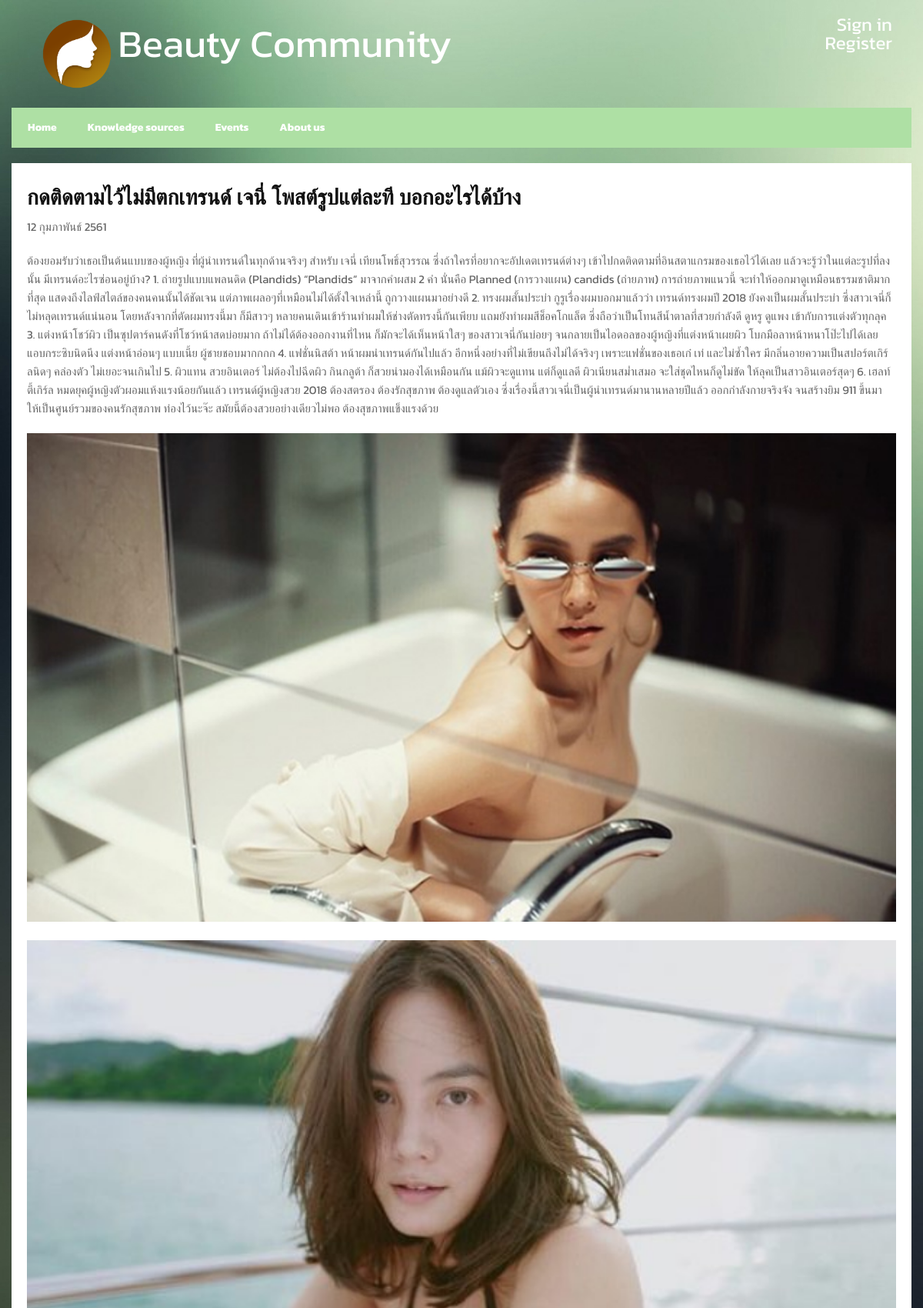
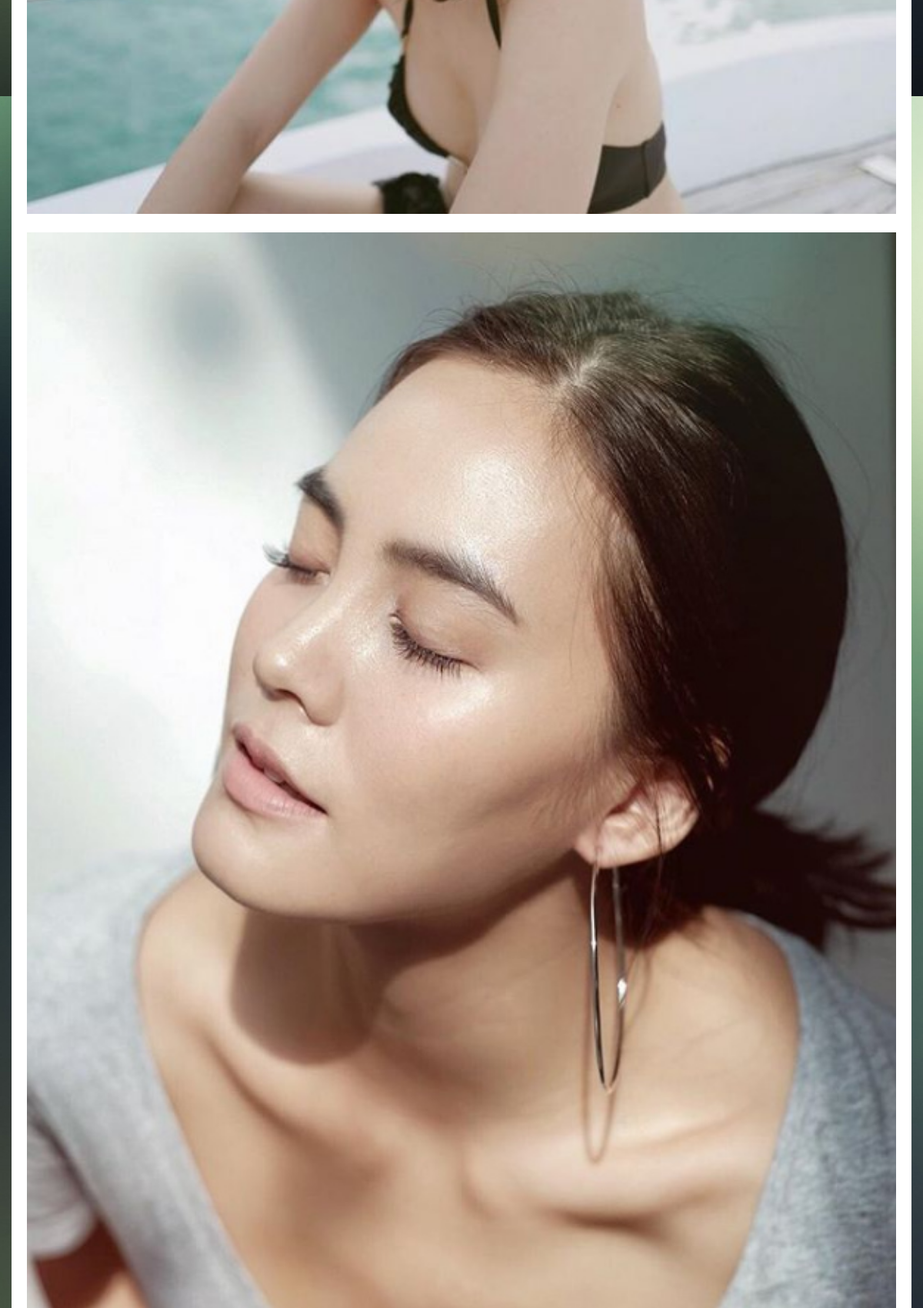
Screenshot of /content.php?news_id=2 (upper part) with the database file from the repository (2 pictures, top to bottom).
### tables this page shows
CREATE TABLE `beauty_community` (
  `news_id` int(10) NOT NULL,
  `topic` varchar(999) NOT NULL,
  `news_detail` varchar(9999) NOT NULL,
  `date` date NOT NULL
);

CREATE TABLE `img_news` (
  `imgNo` int(10) NOT NULL,
  `imgName` varchar(50) NOT NULL,
  `news_id` int(10) NOT NULL
);

### content.php (the view, shortened to what this page needs)
<?php
    include "connect.php";
     $news_id = $_GET['news_id'];
    $result = $pdo->query("SELECT beauty_community.news_id,topic,news_detail,imgName,date FROM beauty_community,img_news WHERE beauty_community.news_id = '$news_id' AND beauty_community.news_id = img_news.news_id");
    function DateThai($date)
	       {
                $strYear = date("Y",strtotime($date))+543;
                $strMonth= date("n",strtotime($date));
                $strDay= date("j",strtotime($date));
                $strMonthCut = Array("","มกราคม","กุมภาพันธ์","มีนาคม","เมษายน","พฤษภาคม","มิถุนายน","กรกฎาคม","สิงหาคม","กันยายน","ตุลาคม","พฤศจิกายน","ธันวาคม");
                $strMonthThai=$strMonthCut[$strMonth];
                return "$strDay $strMonthThai $strYear";
	       }
$row = $result->fetch();
?>
<!DOCTYPE html>
<html>
<head>
  <link rel="stylesheet" href="css/bootstrap.min.css" type="text/css">
  <link rel="stylesheet" href="css/style.css">
  <link rel="stylesheet" href="css/modal.css">
  <link href="owl-carousel/owl.carousel.css" rel="stylesheet">
  <link href="owl-carousel/owl.theme.css" rel="stylesheet">
  <link rel="stylesheet" href="font-awesome-4.4.0/css/font-awesome.min.css" type="text/css">
</head>
<body>
    <header style="margin:20px;">
   <div class="container">
       <div class="col-md-10">
             <img src="beauty-logo.png" height="100px" width="100px">
            <div class="logo" style="display:inline; color:white;"><span style="font-size:50px;">Beauty Community</span></div>
       </div>
    <div class="col-md-2" id="rightpanel">
       <?php
        if (isset($_SESSION["username"])) {
            echo "<a href='#' style='float:right;'>สวัสดี คุณ".$_SESSION["username"]."</a><br>";
            echo "<a href='logout.php' style='float:right;'>Logout</a>";
        }else{
            echo "<a href='#' style='float:right;' data-toggle='modal' data-target='#login-modal'>Sign in</a><br>";
            echo "<a href='#' style='float:right;'>Register</a>";
        }
            ?>
       </div>
    </div>
  </header>
  <nav id="menu" class="navbar container" style="background-color:#AEE0A4;">
    <div class="collapse navbar-collapse navbar-ex1-collapse">
      <ul class="nav navbar-nav float-left">
        <li>
          <div class="dropdown show">
   <div class="dropdown">
        <a class="btn btn-secondary dropdown-toggle" href="index.php" role="button" id="dropdownMenuLink" data-toggle="dropdown" aria-haspopup="true" aria-expanded="false">
    Home
  </a>
        </div>
</div>
        </li>
          <li>
           <a class="btn btn-secondary dropdown-toggle" href="#" role="button" id="dropdownMenuLink" data-toggle="dropdown" aria-haspopup="true" aria-expanded="false">
                Knowledge sources
              </a>
          </li>
           <li>
           <a class="btn btn-secondary dropdown-toggle" href="#" role="button" id="dropdownMenuLink" data-toggle="dropdown" aria-haspopup="true" aria-expanded="false">
                Events
              </a>
          </li>
           <li>
           <a class="btn btn-secondary dropdown-toggle" href="#" role="button" id="dropdownMenuLink" data-toggle="dropdown" aria-haspopup="true" aria-expanded="false">
               About us
              </a>
          </li>
      </ul>
    </div>
  </nav>
  <div id="page-content" class="single-page container">
    <div class="row">
      <div id="main-content" class="col-md-12">
        <div class="box">
          <h4><?=$row["topic"]; ?></h4>
            <?php echo DateThai($row["date"]); ?>
          <p style="margin-top: 20px"><?=$row["news_detail"]; ?></p>
            <div class="wrap-vid">
            <?php
                 $result = $pdo->query("SELECT beauty_community.news_id,imgName FROM beauty_community,img_news WHERE beauty_community.news_id = '$news_id' AND beauty_community.news_id = img_news.news_id");
                while($row = $result->fetch()){
            echo "<img src='News/".$row["imgName"]."' height='100px' width='100%' class='float-left'><br><br>";
                }
                ?>
                </div>
        </div>
      </div>
    </div>
  </div>
</body>
</html>

### css/style.css (style rules this page uses)
body { font-family: 'Ek Mukta', sans-serif;color: #666;background: url(../images/bg2.jpg) fixed ;font-size: 15px;line-height: 1.6em;font-weight: 400; }
html, body { width:100%; padding:0; margin:0; }
html { -webkit-text-size-adjust: none; }
img { max-width:100%; height: auto;width: auto\9; }
h4 { font-size: 28px; }
h1,h2,h3,h4,h5,h6 { font-family: 'Roboto', sans-serif;font-weight: 600;color: #111; }
p { margin: 0 0 20px; }
a { color: #7DC314; -webkit-transition: all .2s ease-in-out; -moz-transition: all .2s ease-in-out; transition: all .2s ease-in-out; }
#menu { background-color: #252628;border-radius: 0; }
#menu .navbar-collapse { padding:0; }
#menu ul.nav li a { font-weight: bold;color: #fff;border-radius: 5px;padding: 14px 19px; }
@media (min-width: 768px) { #menu.navbar { padding: 0;height: auto;margin-top: 20px; } }
#page-content { padding: 0; }
#page-content.index-page, #page-content.single-page, #page-content.archive-page { margin-top: 20px; }
.box { background-color: #fff;padding: 20px 20px 10px; }
.box:after, .box:before { clear: both; content: '\0020'; display: block; visibility: hidden; width: 0; height: 0; }

### content.php (style rules this page uses)
* { font-family: 'Kanit', sans-serif; }
#rightpanel a { font-size:24px; color: white; }

### rows the page displays
beauty_community: topic "กดติดตามไว้ไม่มีตกเทรนด์ เจนี่ โพสต์รูปแต่ละที บอกอะไรได้บ้าง", date "12 กุมภาพันธ์ 2561", news_detail "ต้องยอมรับว่าเธอเป็นต้นแบบของผู้หญิง ที่ผู้นำเทรนด์ในทุกด้านจริงๆ สำหรับ เจนี่ เทียนโพธิ์สุวรรณ ซึ่งถ้าใครที่อยากจะอัปเดตเทรนด์ต่างๆ เข้าไปกดติดตามที่อินสตาแกรมของเธอไว้ได้เลย แล้วจะรู้ว่าในแต่ละรูปที่ลงนั้น มีเทรนด์อะไรซ่อนอยู่บ้าง? 1. ถ่ายรูปแบบแพลนดิด (Plandids) “Plandids” มาจากคำผสม 2 คำ นั่นคือ Planned (การวางแผน) candids (ถ่ายภาพ) การถ่ายภาพแนวนี้ จะทำให้ออกมาดูเหมือนธรรมชาติมากที่สุด แสดงถึงไลฟ์สไตล์ของคนคนนั้นได้ชัดเจน แต่ภาพเผลอๆที่เหมือนไม่ได้ตั้งใจเหล่านี้ ถูกวางแผนมาอย่างดี 2. ทรงผมสั้นประบ่า กูรูเรื่องผมบอกมาแล้วว่า เทรนด์ทรงผมปี 2018 ยังคงเป็นผมสั้นประบ่า ซึ่งสาวเจนี่ก็ไม่หลุดเทรนด์แน่นอน โดยหลังจากที่ตัดผมทรงนี้มา ก็มีสาวๆ หลายคนเดินเข้าร้านทำผมให้ช่างตัดทรงนี้กันเพียบ…"
img_news: imgName (picture)
img_news: imgName (picture)
img_news: imgName (picture)
